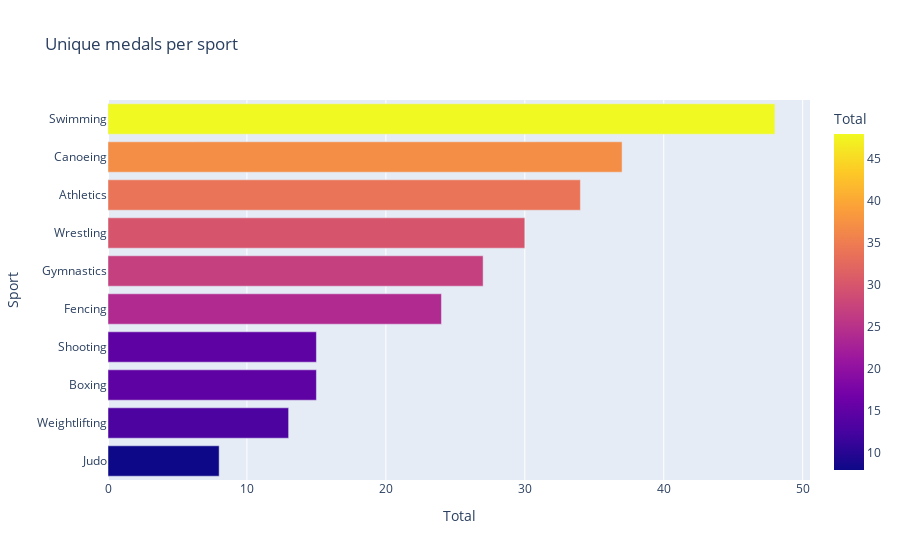

Notebook code for this chart:
### Code cell
#Total medals by sport
medals = hun.groupby(["Sport", "Medal"]).size().unstack(fill_value=0)
medals["Total"] = medals[["Gold", "Silver", "Bronze"]].sum(axis=1)
medals.sort_values(by= "Total", ascending=False, inplace=True)

uniMedDf = hun.drop_duplicates(subset=["Sport", "Event", "Medal"])
uniqueMedals = uniMedDf.groupby(["Sport", "Medal"]).size().unstack(fill_value=0)
uniqueMedals["Total"] = uniqueMedals[["Gold", "Silver", "Bronze"]].sum(axis=1)
uniqueMedals.sort_values(by= "Total", ascending=False, inplace=True)

top10Sports = uniqueMedals[:10].reset_index()

fig = px.bar(top10Sports, x= "Total", y= "Sport", title="Unique medals per sport", orientation= "h", color= "Total")
fig.update_layout(yaxis=dict(autorange="reversed"))

### Figure 1 — Plotly figure (JSON) as saved in the notebook; plotly's stock layout.template omitted (floating-point values rounded to 4 significant figures)
{"data": [{"hovertemplate": "Total=%{marker.color}<br>Sport=%{y}<extra></extra>", "legendgroup": "", "marker": {"color": [48, 37, 34, 30, 27, 24, 15, 15, 13, 8], "coloraxis": "coloraxis", "pattern": {"shape": ""}}, "name": "", "orientation": "h", "showlegend": false, "textposition": "auto", "type": "bar", "x": [48, 37, 34, 30, 27, 24, 15, 15, 13, 8], "xaxis": "x", "y": ["Swimming", "Canoeing", "Athletics", "Wrestling", "Gymnastics", "Fencing", "Shooting", "Boxing", "Weightlifting", "Judo"], "yaxis": "y"}], "layout": {"barmode": "relative", "coloraxis": {"colorbar": {"title": {"text": "Total"}}, "colorscale": [[0, "#0d0887"], [0.1111, "#46039f"], [0.2222, "#7201a8"], [0.3333, "#9c179e"], [0.4444, "#bd3786"], [0.5556, "#d8576b"], [0.6667, "#ed7953"], [0.7778, "#fb9f3a"], [0.8889, "#fdca26"], [1, "#f0f921"]]}, "legend": {"tracegroupgap": 0}, "title": {"text": "Unique medals per sport"}, "xaxis": {"anchor": "y", "domain": [0, 1], "title": {"text": "Total"}}, "yaxis": {"anchor": "x", "autorange": "reversed", "domain": [0, 1], "title": {"text": "Sport"}}}}
